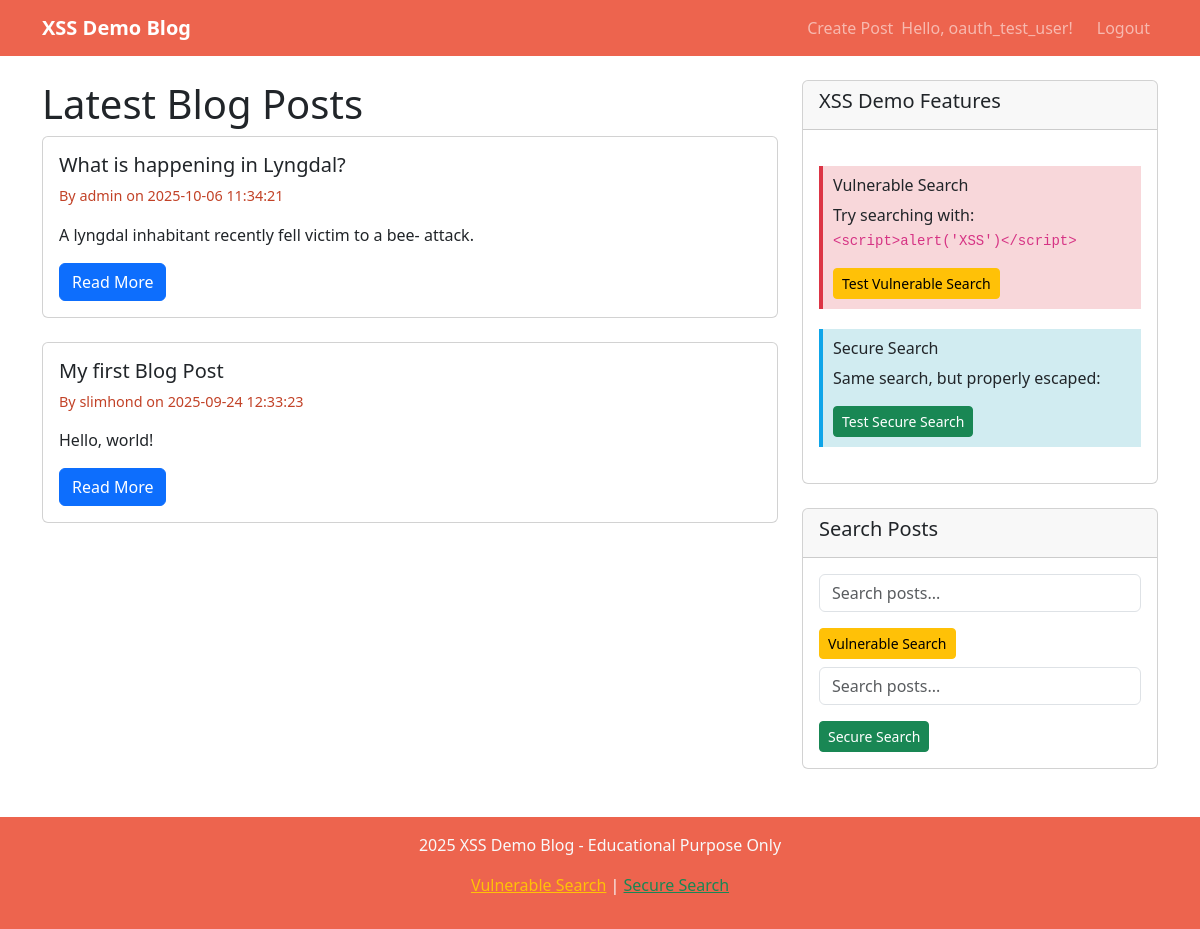
Page / (signed in) on the committed database.
### tables this page shows
CREATE TABLE posts
                 (id INTEGER PRIMARY KEY AUTOINCREMENT,
                  title TEXT NOT NULL,
                  content TEXT NOT NULL,
                  author_id INTEGER,
                  created_at TIMESTAMP DEFAULT CURRENT_TIMESTAMP,
                  FOREIGN KEY (author_id) REFERENCES users (id));

CREATE TABLE users
                 (id INTEGER PRIMARY KEY AUTOINCREMENT,
                  username TEXT UNIQUE NOT NULL,
                  password_hash TEXT NOT NULL,
                  email TEXT NOT NULL,
                  created_at TIMESTAMP DEFAULT CURRENT_TIMESTAMP, totp_secret TEXT, totp_enabled INTEGER DEFAULT 0, oauth_provider TEXT, oauth_id TEXT, account_locked INTEGER DEFAULT 0, lock_until TIMESTAMP, last_login TIMESTAMP);

### app.py (the view)
@app.route('/')
def index():
    conn = get_db_connection()
    posts = conn.execute('''
        SELECT p.*, u.username
        FROM posts p JOIN users u ON p.author_id = u.id
        ORDER BY p.created_at DESC
    ''').fetchall()
    conn.close()
    return render_template('index.html', posts=posts)

### app.py (called while the page is built)
@app.context_processor
def inject_flags():
    return {"GITHUB_READY": GITHUB_READY}

def get_db_connection():
    conn = sqlite3.connect('blog.db')
    conn.row_factory = sqlite3.Row
    return conn

### templates/index.html (shortened to what this page needs)
{% extends "base.html" %}
{% block content %}
<div class="row">
    <div class="col-md-8">
        <h1>Latest Blog Posts</h1>
        {% if posts %}
            {% for post in posts %}
                <div class="card mb-4">
                    <div class="card-body">
                        <h5 class="card-title">{{ post.title }}</h5>
                        <p class="post-meta">By {{ post.username }} on {{ post.created_at }}</p>
                        <p class="card-text">{{ post.content[:200] }}{% if post.content|length > 200 %}...{% endif %}</p>
                        <div class="d-flex justify-content-between align-items-center">
                            <a href="{{ url_for('view_post', post_id=post.id) }}" class="btn btn-primary">Read More</a>
                        </div>
                    </div>
                </div>
            {% endfor %}
        {% else %}
            <div class="alert alert-info">
                <h4>Welcome to XSS Demo Blog!</h4>
                <p>No posts available yet. <a href="{{ url_for('register') }}">Register</a> and <a href="{{ url_for('create_post') }}">create your first post</a>!</p>
            </div>
        {% endif %}
    </div>
    <div class="col-md-4">
        <div class="card">
            <div class="card-header">
                <h5>XSS Demo Features</h5>
            </div>
            <div class="card-body">
                <div class="vulnerability-info">
                    <h6> Vulnerable Search</h6>
                    <p>Try searching with: <code>&lt;script&gt;alert('XSS')&lt;/script&gt;</code></p>
                    <a href="/vulnerable_search?q=<script>alert('XSS')</script>" class="btn btn-warning btn-sm">Test Vulnerable Search</a>
                </div>
                <div class="security-info">
                    <h6> Secure Search</h6>
                    <p>Same search, but properly escaped:</p>
                    <a href="/secure_search?q=<script>alert('XSS')</script>" class="btn btn-success btn-sm">Test Secure Search</a>
                </div>
            </div>
        </div>
        <div class="card mt-4">
            <div class="card-header">
                <h5>Search Posts</h5>
            </div>
            <div class="card-body">
                <form action="/vulnerable_search" method="GET">
                    <div class="mb-3">
                        <input type="text" name="q" class="form-control" placeholder="Search posts..." value="{{ request.args.get('q', '') }}">
                    </div>
                    <button type="submit" class="btn btn-warning btn-sm">Vulnerable Search</button>
                </form>
                <form action="/secure_search" method="GET" class="mt-2">
                    <div class="mb-3">
                        <input type="text" name="q" class="form-control" placeholder="Search posts..." value="{{ request.args.get('q', '') }}">
                    </div>
                    <button type="submit" class="btn btn-success btn-sm">Secure Search</button>
                </form>
            </div>
        </div>
    </div>
</div>
{% endblock %}

### templates/base.html (style rules this page uses)
.post-meta { color: #C24227; font-size: 0.9em; }
.vulnerability-info { background-color: #f8d7da; border-left: 4px solid #dc3545; padding: 10px; margin: 20px 0; }
.security-info { background-color: #d1ecf1; border-left: 4px solid #0ea5e9; padding: 10px; margin: 20px 0; }

### rows in the picture
posts: title "What is happening in Lyngdal?", username "admin", created_at "2025-10-06 11:34:21", content "A lyngdal inhabitant recently fell victim to a bee- attack."
posts: title "My first Blog Post", username "slimhond", created_at "2025-09-24 12:33:23", content "Hello, world!"

### other values in the picture
{{ session.username }} "oauth_test_user"
